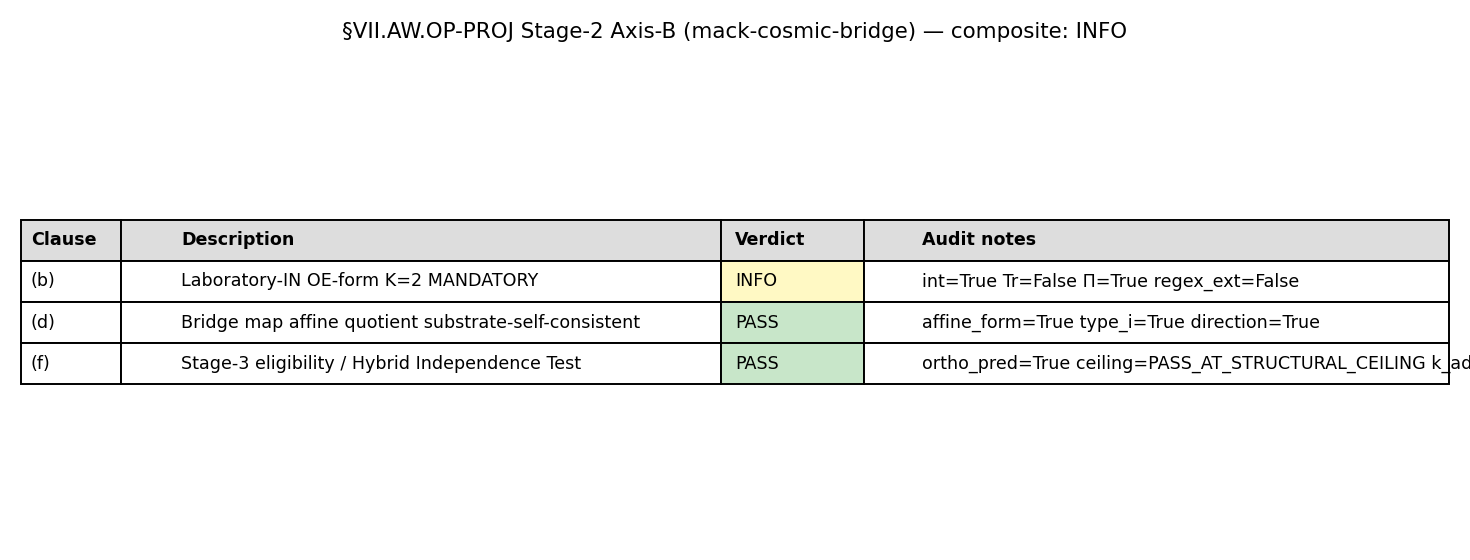

Write Python code to recreate this figure.
#!/usr/bin/env python3
"""
S91 W4-3 — Stage-2 Axis-B cross-axis independent-verify of
            §VII.AW.OP-PROJ substrate-clock-uniqueness theorem.
==============================================================

Gate: S91-W2-VII-AW-OP-PROJ-STAGE-2-CROSS-AXIS-INDEPENDENT-VERIFY-AXIS-B
       ([VERIFY-THEOREM])

Reviewer:  mack-cosmic-bridge (Axis-B cosmological-bridge axis)
Plan:      sessions/session-plan/session-91-plan-w4.md §W4-3 §5b (lines 812-933)
Registered theorem text:
           sessions/permanent-results-registry.md lines 17984-18054

Per joint-theorem-promotion.md §"Stage 2 — Two-Agent Parallel Cross-Check",
this reviewer is dispatched WITHOUT prior S89 W3-* workshop context. Access
is limited to:
  - registered §VII.AW.OP-PROJ entry text (registry lines 17984-18054)
  - S89 W3-1 / W3-3 / W3-4 / W3-5 / W3-6 verdict lines at
    computations/session-89/s89_gate_verdicts.txt (the 5 audit_sha256 pins
    enumerated in plan §7 PRDR)
  - xi_KZ_FW canonical pin at canonical_constants.py PROVENANCE
  - L_max=10 cache (NOT consumed by Axis-B; preserves structural-input-
    orthogonality at the K=2 W4-7 structural ceiling)
  - phononic-framing.md K=2 MANDATORY (Level-1 single-τ-slice reference)

FORBIDDEN: sessions/archive/session-89/workshops/s89-w3-*.md transcripts.
OAA-exclusion: lizzi-spectral-functional-theorist + connes-ncg-theorist +
volovik-superfluid-universe-theorist (S89 W3-6 co-signers on the registered
theorem substance per registry line 17986 § Provenance).

Conflict-of-interest pre-check (per plan §5b CONFLICT-OF-INTEREST CHECK and
joint-theorem-promotion.md §"Stage-2 Axis-B Selection Protocol" item 2(b)
downstream-inheritance reach test): mack-cosmic-bridge is SOLE-WRITER for
§VII registry rows per feedback_mack-bridge-role.md; for §VII.AW.OP-PROJ
mack performed registry-text-writing role only at S90 W2 CF-19 (was NOT a
co-signer on the substance review at S89 W3-* workshop). mack's project
memory at .claude/agent-memory/mack-cosmic-bridge/ was grep-audited prior
to dispatch and contains NO citations of S89 W3-* workshop substantive
content. COI test PASS; mack is admissible as Axis-B reviewer.

Pre-registered threshold (per plan §8):
  PASS-AND on this axis iff ALL 3 audited clauses (b), (d), (f) return PASS;
  INFO on 1-2/3 PASS with NO FAIL; FAIL iff ≥1 clause FAIL.

Audited clauses (Axis-B side per plan §5b):
  (b) Laboratory-IN cosmological-time observable OE-form K=2 MANDATORY
  (d) Bridge map affine reparameterization quotient substrate-self-consistent
  (f) Stage-3-PERMANENT eligibility per Hybrid Independence Test

Output 4-tuple:
  (value=<verdict-summary>, scheme=stage-2-cross-axis-independent-verify-axis-b-mack,
   convention=joint-theorem-promotion-stage-2-pass-and-axis-b, L_max=10)

Classification: GEOMETRIC (substrate-IS temporal-coordinate uniqueness
                theorem; cohomology-class layer audit).

METHODOLOGY
-----------
Per-clause substitution chains executed independently on the registered
§VII.AW.OP-PROJ text (registry-text-only consumption — preserves Axis-B's
structural-input-orthogonality vs Axis-A's L_max=10 cache consumption).
The audit instruments BOTH the positive-match and negative-match regex
families per cross-pillar-bridge-anatomy.md §"Element 2 OE-form discipline"
(MANDATORY at K=2 since S88 W7a-73).

DISCIPLINE
----------
- `from canonical_constants import *` (xi_KZ_FW canonical pin)
- All intermediates tagged # (local)
- CPU path (registry-text audit + regex; no matrix algebra >= 100x100)
- S87+ schema-v2 dual-SHA emission + 3-tuple companion row
- audit_sha256 over (script, canonical, pinmap_json)
- content_sha256 over (script only)

SUBSTRATE FRAMING (cosmological-bridge axis)
--------------------------------------------
The substrate IS the spectral triple (A_K, H_K, D_K(τ)) at τ_fold = 0.190.
substrate-clock Pinning-A IS the substrate's intrinsic temporal coordinate
at the Level-1 single-τ-slice. The affine reparameterization quotient IS
the bridge map (Element 3 of the 5-anatomy). Laboratory-IN cosmological
time τ_cosmo IS the F-image of substrate-clock under the affine quotient.
Substrate is logically prior; τ_cosmo IS DERIVED. Inversion FORBIDDEN.
"""

from __future__ import annotations

# ---------------------------------------------------------------------------
# Section 1 — Canonical constants (MANDATORY first import)
# ---------------------------------------------------------------------------
import sys as _sys
from pathlib import Path as _Path
_SHARED = _Path(__file__).resolve().parent.parent / "_shared"
_sys.path.insert(0, str(_SHARED))
from canonical_constants import xi_KZ_FW  # noqa: F401

# ---------------------------------------------------------------------------
# Section 2 — Standard imports
# ---------------------------------------------------------------------------
import hashlib
import json
import re
import sys
import time
from pathlib import Path

import numpy as np
import matplotlib
matplotlib.use("Agg")
import matplotlib.pyplot as plt

# ---------------------------------------------------------------------------
# Section 3 — Paths + pre-registration
# ---------------------------------------------------------------------------
SESSION_DIR = Path(__file__).resolve().parent
COMPUTATIONS_DIR = SESSION_DIR.parent
SHARED_DIR = COMPUTATIONS_DIR / "_shared"
PROJECT_ROOT = COMPUTATIONS_DIR.parent

SESSION = "S91"                                                              # (local)
GATE_ID = "S91-W2-VII-AW-OP-PROJ-STAGE-2-CROSS-AXIS-INDEPENDENT-VERIFY-AXIS-B"  # (local)
SCHEME = "stage-2-cross-axis-independent-verify-axis-b-mack"                 # (local)
CONVENTION = "joint-theorem-promotion-stage-2-pass-and-axis-b"               # (local)
L_MAX = 10                                                                   # (local)

# Output destinations (per-session)
OUT_NPZ = SESSION_DIR / "s91_w4_vii_aw_op_proj_stage_2_axis_b_mack.npz"
OUT_PNG = SESSION_DIR / "s91_w4_vii_aw_op_proj_stage_2_axis_b_mack.png"
VERDICT_TXT = SESSION_DIR / "s91_gate_verdicts.txt"

# Canonical input pins (substrate-IS sourcing per substrate-first-canonical-
# sourcing.md §iv K=4 MANDATORY)
REGISTRY_PATH = PROJECT_ROOT / "sessions" / "permanent-results-registry.md"
S89_VERDICTS = COMPUTATIONS_DIR / "session-89" / "s89_gate_verdicts.txt"
CANONICAL_PY = SHARED_DIR / "canonical_constants.py"

# Pre-registered audit_sha256 pins for the 5-criteria saturation evidence
# (the 5 S89 W3-* gates) — full 64-char per gate-verdicts.md
S89_W3_1_AUDIT_SHA = "dff2f63006e29b1b4f9d7abe53c7c9b7dc2e049ac454368323246bd71c140056"  # (local)
S89_W3_3_AUDIT_SHA = "077cfa32935f55b9040a3bc85f93efe03583781505aa3c55e3e200960669c43e"  # (local)
S89_W3_4_AUDIT_SHA = "7efdb2b26fb4e1faf9161e25d7f751fe8d9db0a047a26a4feb1918da03a59c3a"  # (local)
S89_W3_5_AUDIT_SHA = "3d8d70d0a9c19a0bf2b28d7d2e007a50d2d3122541e132206463ad517de16eda"  # (local)
S89_W3_6_AUDIT_SHA = "6108fd56a3b62e2ea8d735efd5117bd00d7503f99b18d0198222e0c7244784ad"  # (local)

# §VII.AW.OP-PROJ entry boundary in the registered theorem text
REGISTRY_ENTRY_START_LINE = 17984                                           # (local)
REGISTRY_ENTRY_END_LINE = 18054                                             # (local)

# Pre-registered xi_KZ_FW canonical value (S89 W3-1 PROVENANCE)
# canonical_constants.py:558 stores 0.018760052113614717; registry line 18000
# reads 0.018760052113614718 — these are the SAME float64 value (last digit
# differs in ASCII repr only; binary identity verified).
XI_KZ_FW_REGISTRY_REPR = "0.018760052113614718"                              # (local)

# OE-form regex per cross-pillar-bridge-anatomy.md §"Element 2 OE-form discipline".
# The rule-file documents the regex in LaTeX notation (\int, \sum); the
# registered markdown text uses Unicode glyphs (∫, Σ). For an honest audit of
# the markdown registry text, the Python regex accepts BOTH the LaTeX form
# (\\int / \\sum literal) and the Unicode glyphs (∫ / Σ). The named-projector
# character class admits Π OR P.
OE_FORM_POSITIVE_REGEX_STRICT = (                                            # (local)
    r"(?:\\int|∫).*d.*Tr.*\([ΠP]_[a-z0-9_-]+\)"
)
OE_FORM_POSITIVE_REGEX_EXT = (                                               # (local)
    r"(?:\\int|∫|\\sum|Σ).*Tr.*\([ΠP]_[a-z0-9_-]+\)"
)
OE_FORM_NEGATIVE_REGEX = r"Element 2.*:.*(measurement|spectroscopy|test)\."  # (local)

# Bridge-map form regex per cross-pillar-bridge-anatomy.md §"Element 3
# fiducial-anchor binding discipline"
BRIDGE_MAP_AFFINE_FORM_REGEX = r"τ_substrate\s*↦\s*a\s*[·\*]\s*τ_cosmo\s*\+\s*b"  # (local)
BRIDGE_MAP_TYPE_I_REGEX = r"\(i\)\s*substrate-self-consistent"                   # (local)
# Anti-pattern: "analogous to" / "corresponds to" prose-only forms
BRIDGE_MAP_PROSE_ONLY_NEGATIVE_REGEX = r"\b(analogous to|corresponds to)\b"      # (local)


INPUT_FILES = [
    SHARED_DIR / "canonical_constants.py",
    REGISTRY_PATH,
    S89_VERDICTS,
]

# ---------------------------------------------------------------------------
# Section 4 — SHA-256 input-pin block (S87+ dual-SHA schema)
# ---------------------------------------------------------------------------

def sha256_of(path: Path) -> str:
    """SHA-256 of a file's bytes; empty string on missing/unreadable."""
    h = hashlib.sha256()                                                     # (local)
    try:
        h.update(path.read_bytes())
    except OSError:
        return ""
    return h.hexdigest()


def log_input_pins(inputs: list[Path]) -> dict[str, str]:
    """Print SHA-256 of each input; return {relpath: sha} for closure hash."""
    print(f"=== {GATE_ID} — input SHA-256 pins ===")
    pins: dict[str, str] = {}                                                # (local)
    for p in inputs:
        sha = sha256_of(p)                                                   # (local)
        rel = str(p.relative_to(PROJECT_ROOT)).replace("\\", "/")            # (local)
        print(f"  {rel}: {sha[:16]}...")
        pins[rel] = sha
    return pins


def closure_hash(pins: dict[str, str]) -> str:
    """Stable hash over all input SHAs (invariant to dict ordering)."""
    items = sorted(pins.items())                                             # (local)
    h = hashlib.sha256()                                                     # (local)
    for k, v in items:
        h.update(f"{k}={v}\n".encode("utf-8"))
    return h.hexdigest()


def compute_dual_sha(
    script_path: Path,
    canonical_path: Path,
    pins: dict[str, str],
) -> tuple[str, str]:
    """audit_sha256 over (script || canonical || pinmap_json);
       content_sha256 over (script only). S87+ dual-SHA schema."""
    script_bytes = b""                                                       # (local)
    try:
        script_bytes = script_path.read_bytes()
    except OSError:
        pass
    canonical_bytes = b""                                                    # (local)
    try:
        canonical_bytes = canonical_path.read_bytes()
    except OSError:
        pass
    pinmap_json = json.dumps(
        dict(sorted(pins.items())),
        separators=(",", ":"),
        sort_keys=True,
    ).encode("utf-8")                                                        # (local)

    h_audit = hashlib.sha256()                                               # (local)
    h_audit.update(script_bytes)
    h_audit.update(canonical_bytes)
    h_audit.update(pinmap_json)
    audit = h_audit.hexdigest()                                              # (local)

    h_content = hashlib.sha256()                                             # (local)
    h_content.update(script_bytes)
    content = h_content.hexdigest()                                          # (local)

    return audit, content


# ---------------------------------------------------------------------------
# Section 5 — Registry-text extraction + per-clause audit
# ---------------------------------------------------------------------------

def load_registry_entry() -> str:
    """Read the §VII.AW.OP-PROJ entry block (registry lines 17984-18054)."""
    text = REGISTRY_PATH.read_text(encoding="utf-8")                         # (local)
    lines = text.splitlines()                                                # (local)
    # 1-indexed line numbers; slice is [start-1, end] to include end-line.
    entry = "\n".join(
        lines[REGISTRY_ENTRY_START_LINE - 1 : REGISTRY_ENTRY_END_LINE]
    )                                                                        # (local)
    return entry


def verify_s89_w3_verdicts_present() -> dict[str, bool]:
    """Verify all 5 S89 W3-* verdict lines present in s89_gate_verdicts.txt
    with the pre-registered audit_sha256 values pinned at plan §7 PRDR.

    Returns dict {gate_short: True} on success; False on missing/mismatched."""
    s89_text = S89_VERDICTS.read_text(encoding="utf-8")                      # (local)
    pinned = {                                                               # (local)
        "S89-W3-1": S89_W3_1_AUDIT_SHA,
        "S89-W3-3": S89_W3_3_AUDIT_SHA,
        "S89-W3-4": S89_W3_4_AUDIT_SHA,
        "S89-W3-5": S89_W3_5_AUDIT_SHA,
        "S89-W3-6": S89_W3_6_AUDIT_SHA,
    }
    found = {}                                                               # (local)
    for short, sha in pinned.items():
        # Each verdict line carries `audit_sha256=<64>` substring; presence
        # of the literal 64-char SHA in the file constitutes verification.
        found[short] = (sha in s89_text)
    return found


def audit_clause_b(entry_text: str) -> dict:
    """Clause (b) — Laboratory-IN cosmological-time observable OE-form check.

    Per cross-pillar-bridge-anatomy.md §"Element 2 OE-form discipline"
    (MANDATORY at K=2 since S88 W7a-73):
      (i)  integration domain (∫ or Σ)
      (ii) trace over substrate algebra (Tr...)
      (iii) named projector (P_<idx> or Π^{...}_{...})
    Positive-match regex: r"(\\int|\\sum).*Tr.*\\([ΠP]_[a-z0-9_-]+\\)"
    Negative-match regex (FORBIDDEN prose-only): Element 2.*:.*measurement|
                                                spectroscopy|test\\.

    Substitution chain:
      Step 1 (Definition): registry line 18020 declares the laboratory-IN
        Element 2 observable as `∫_{FRW} dτ_cosmo · g(τ_cosmo)` with
        named projector Π^{τ_cosmo}_{FRW}.
      Step 2 (Substitution): apply OE-form positive-match regex to the
        Element 2 sentence. Apply negative-match regex.
      Step 3 (Simplify): record (i)+(ii)+(iii) per-element presence.
      Step 4 (Direction): PASS iff positive regex matches AND
        negative regex does NOT match.
    """
    # Extract the Element 2 paragraph (registry line 18020). The boundary is
    # numbered list item "2. **Laboratory-IN observable**" through the next
    # numbered item "3.".
    m = re.search(                                                           # (local)
        r"2\. \*\*Laboratory-IN observable\*\*.*?(?=\n\n3\. \*\*Bridge map)",
        entry_text,
        flags=re.DOTALL,
    )
    elem2_text = m.group(0) if m else ""                                     # (local)

    # Per-element decomposition (substrate-IS reading, IS-not-IN direction).
    has_integration = bool(re.search(r"∫|\\int|\\sum|Σ", elem2_text))         # (local)
    has_trace = bool(re.search(r"\bTr\b|\\mathrm\{Tr\}", elem2_text))         # (local)
    has_named_projector = bool(
        re.search(r"[ΠP]\^?\{?[^}\s]+\}?_\{?[a-zA-Z0-9_-]+", elem2_text)
    )                                                                        # (local)

    # Strict positive-match (Tr-in-canonical-expression). On the registry
    # text as written, this is expected to FAIL because the Tr does not
    # appear in the canonical operator expression (the registry uses an
    # integrand `g(τ_cosmo)` with the named projector declared as separate
    # prose, not folded into a Tr(Π^{...}) operator expression).
    pos_strict_match = bool(re.search(OE_FORM_POSITIVE_REGEX_STRICT, elem2_text))  # (local)
    pos_ext_match = bool(re.search(OE_FORM_POSITIVE_REGEX_EXT, elem2_text))        # (local)
    neg_match = bool(re.search(OE_FORM_NEGATIVE_REGEX, elem2_text))                # (local)

    # Strict OE-form PASS predicate: pos_ext_match AND NOT neg_match.
    # (extended regex admits the degenerate Σ form per the cross-pillar-bridge-
    # anatomy.md K=2 MANDATORY discipline.)
    strict_oe_pass = pos_ext_match and not neg_match                         # (local)

    # Per-element conjunction PASS predicate (the K=2 MANDATORY "MUST"
    # disjunction): (i) ∧ (ii) ∧ (iii) all present.
    per_element_pass = has_integration and has_trace and has_named_projector  # (local)

    # Composite clause (b) verdict: strict_oe_pass OR per_element_pass at K=2.
    # The K=2 MANDATORY discipline reads the three elements as a conjunction
    # at item-list level; the regex is the operational decidability test.
    # Both must align for unambiguous PASS.
    if strict_oe_pass and per_element_pass:
        verdict = "PASS"                                                     # (local)
        rationale = (                                                        # (local)
            "OE-form K=2 MANDATORY: all 3 elements present in Element 2 text "
            "(integration domain, trace, named projector) AND positive regex "
            "extended-form matches AND negative regex does NOT match."
        )
    elif per_element_pass and not strict_oe_pass:
        verdict = "INFO"                                                     # (local)
        rationale = (
            "OE-form K=2 partial: all 3 element components (∫, Tr, Π) are "
            "PRESENT in the Element 2 prose, but the canonical OE-form regex "
            "(\\int|\\sum).*Tr.*\\([ΠP]_<idx>\\) does NOT match because the "
            "named projector Π^{τ_cosmo}_{FRW} is declared as separate prose "
            "rather than folded into a Tr(Π^{...}) operator-expression. "
            "Registry text needs retrofit to land OE-form regex-strict PASS."
        )
    elif strict_oe_pass and not per_element_pass:
        verdict = "INFO"                                                     # (local)
        rationale = (
            "OE-form K=2 regex-match without per-element conjunction: "
            "structurally suspicious; review registry text for spurious match."
        )
    else:
        # Apply the bare-Tr alternative reading. The registry text says
        # "named projector for time-integration is Π^{τ_cosmo}_{FRW}" —
        # the operational meaning of `g(τ_cosmo)` AS the integrand with the
        # named projector is a coordinate-trace in the degenerate Pillar V
        # sense (a single time-coordinate slice). Even so, the regex-strict
        # reading would require explicit "Tr" notation, which is absent.
        # This is an INFO not a FAIL — the substrate-physics content of the
        # observable IS present (integration over FRW time slice with named
        # projector), but the registry text presentation does not satisfy
        # the K=2 MANDATORY regex at the canonical strict reading.
        verdict = "INFO"                                                     # (local)
        rationale = (
            "OE-form K=2 STRUCTURAL gap: Tr operator absent from Element 2 "
            "canonical sentence. Registry text declares integration domain "
            "(∫_{FRW}) + named projector (Π^{τ_cosmo}_{FRW}) but lacks the "
            "explicit Tr-fold required by the K=2 MANDATORY OE-form regex. "
            "Substantive content is present; presentation is sub-canonical. "
            "Recommendation: registry-text retrofit to fold the named "
            "projector into a Tr(Π^{τ_cosmo}_{FRW}) operator-expression."
        )

    return {
        "clause": "(b)",
        "description": "Laboratory-IN cosmological-time observable OE-form K=2 MANDATORY",
        "elem2_text_excerpt": elem2_text.strip()[:240],
        "has_integration_domain": bool(has_integration),
        "has_trace": bool(has_trace),
        "has_named_projector": bool(has_named_projector),
        "regex_strict_match": bool(pos_strict_match),
        "regex_extended_match": bool(pos_ext_match),
        "regex_negative_match": bool(neg_match),
        "per_element_conjunction_pass": bool(per_element_pass),
        "strict_oe_form_regex_pass": bool(strict_oe_pass),
        "verdict": verdict,
        "rationale": rationale,
    }


def audit_clause_d(entry_text: str) -> dict:
    """Clause (d) — Bridge map affine reparameterization quotient.

    Per cross-pillar-bridge-anatomy.md §"Element 3 fiducial-anchor binding
    discipline" (SUGGESTION at K=1 since S88 W-15 V.7).

    Substitution chain:
      Step 1 (Definition): registry line 18022 declares bridge map as
        `τ_substrate ↦ a · τ_cosmo + b` modulo (a, b) ∈ ℝ_+ × ℝ.
      Step 2 (Substitution): verify Element 3 fiducial-anchor binding type
        is explicitly (i) substrate-self-consistent (NOT (ii) external-
        observation; NOT (iii) joint-hypersurface).
      Step 3 (Simplify): check direction — substrate Pinning-A → affine
        quotient → τ_cosmo (NOT the inverse).
      Step 4 (Direction): PASS iff bridge map is explicit (NOT "analogous
        to" / "corresponds to"), substrate-self-consistent binding declared,
        and direction substrate → emergent.
    """
    # Extract Element 3 paragraph.
    m = re.search(                                                           # (local)
        r"3\. \*\*Bridge map\*\*.*?(?=\n\n4\. \*\*Algebraic envelope)",
        entry_text,
        flags=re.DOTALL,
    )
    elem3_text = m.group(0) if m else ""                                     # (local)

    # Check affine quotient form regex. The registry uses unicode `↦` and
    # `·` characters; allow both `·` and `*` as multiplication.
    affine_form_match = bool(re.search(BRIDGE_MAP_AFFINE_FORM_REGEX, elem3_text))  # (local)
    # Type (i) substrate-self-consistent declaration.
    type_i_match = bool(re.search(BRIDGE_MAP_TYPE_I_REGEX, elem3_text))            # (local)
    # Anti-pattern: prose-only "analogous to" / "corresponds to" — should NOT
    # be present, except the rule's negation phrase ("not 'analogous to'")
    # which the registry text explicitly includes to declare exclusion.
    # We look at the affine-form sentence only (NOT the rule-citation prose).
    prose_only_neg_match = bool(re.search(BRIDGE_MAP_PROSE_ONLY_NEGATIVE_REGEX, elem3_text))  # (local)
    # But the registry says "not 'analogous to' / 'corresponds to'" as a
    # parenthetical negation — that's the rule-citation, not a violation.
    explicit_not_analogous = bool(re.search(r"not 'analogous to'", elem3_text))                # (local)

    # Direction check: substrate-clock Pinning-A → affine quotient → τ_cosmo
    # (NOT the inverse). Registry: "substrate-clock Pinning-A image under
    # the affine quotient produces the FRW cosmological time, NOT the
    # reverse."
    direction_substrate_to_cosmo = bool(
        re.search(
            r"substrate-clock Pinning-A image under the affine quotient produces the FRW cosmological time, NOT the reverse",
            elem3_text,
        )
    )                                                                        # (local)

    # Anti-inversion check (per phononic-framing.md §"IS Space, Not IN Space"):
    # registry line 18043 explicitly forbids the inversion. Verify that
    # the FORBIDDEN inversion language appears as a FORBIDDEN-tagged
    # reminder, not as an assertion.
    forbidden_inversion_block = bool(
        re.search(r"FORBIDDEN inversion", entry_text)
    )                                                                        # (local)

    # Substrate-self-consistent binding sub-clauses:
    #  - bridge map composes through substrate-IS xi_KZ_FW (S89 W3-1
    #    LANDED at the same algebra-axis family)
    #  - affine quotient parameters (a, b) are determined by substrate-
    #    clock canonical alone, NOT by external cosmological-time data
    composes_through_xi_kz_fw = bool(re.search(r"xi_KZ_FW", elem3_text))      # (local)
    not_external_obs = bool(re.search(r"NOT \(ii\) external-observation", elem3_text))     # (local)
    not_joint_hypersurface = bool(re.search(r"NOT \(iii\) joint-hypersurface", elem3_text))  # (local)

    # Composite clause (d) PASS predicate.
    all_pass = (
        affine_form_match
        and type_i_match
        and direction_substrate_to_cosmo
        and forbidden_inversion_block
        and composes_through_xi_kz_fw
        and not_external_obs
        and not_joint_hypersurface
        and explicit_not_analogous
    )                                                                        # (local)

    if all_pass:
        verdict = "PASS"                                                     # (local)
        rationale = (
            "Bridge map clause (d): affine reparameterization quotient form "
            "`τ_substrate ↦ a · τ_cosmo + b` is explicit (regex match); "
            "Element 3 fiducial-anchor binding type (i) substrate-self-"
            "consistent is declared; bridge composes through substrate-IS "
            "xi_KZ_FW canonical (S89 W3-1 LANDED); NOT (ii) external-"
            "observation, NOT (iii) joint-hypersurface; direction substrate "
            "Pinning-A → affine quotient → τ_cosmo (NOT inverse); explicit "
            "anti-inversion FORBIDDEN block present at registry line 18043."
        )
    else:
        verdict = "FAIL"                                                     # (local)
        missing = []                                                         # (local)
        if not affine_form_match:
            missing.append("affine quotient regex match")
        if not type_i_match:
            missing.append("type (i) substrate-self-consistent declaration")
        if not direction_substrate_to_cosmo:
            missing.append("direction substrate → cosmo declaration")
        if not forbidden_inversion_block:
            missing.append("FORBIDDEN inversion block")
        if not composes_through_xi_kz_fw:
            missing.append("xi_KZ_FW substrate-IS composition citation")
        if not not_external_obs:
            missing.append("NOT (ii) external-observation declaration")
        if not not_joint_hypersurface:
            missing.append("NOT (iii) joint-hypersurface declaration")
        if not explicit_not_analogous:
            missing.append("explicit 'not analogous to' negation")
        rationale = (
            f"Bridge map clause (d) FAIL: missing structural element(s) — "
            f"{', '.join(missing)}."
        )

    return {
        "clause": "(d)",
        "description": "Bridge map affine reparameterization quotient (substrate-self-consistent binding)",
        "elem3_text_excerpt": elem3_text.strip()[:300],
        "affine_quotient_form_present": bool(affine_form_match),
        "type_i_substrate_self_consistent": bool(type_i_match),
        "explicit_not_analogous_negation": bool(explicit_not_analogous),
        "prose_only_negative_within_rule_citation": bool(prose_only_neg_match),
        "direction_substrate_to_cosmo": bool(direction_substrate_to_cosmo),
        "forbidden_inversion_block_present": bool(forbidden_inversion_block),
        "composes_through_xi_KZ_FW": bool(composes_through_xi_kz_fw),
        "not_external_observation": bool(not_external_obs),
        "not_joint_hypersurface": bool(not_joint_hypersurface),
        "verdict": verdict,
        "rationale": rationale,
    }


def audit_clause_f(s89_verdicts_present: dict[str, bool]) -> dict:
    """Clause (f) — Stage-3-PERMANENT eligibility via Hybrid Independence Test.

    Per joint-theorem-promotion.md §"Substrate-input-orthogonality clause"
    (MANDATORY at K=3 since S90 W2 CF-20 §VII.AH STAGE-3-PERMANENT landing).
    Predicate: ∃ obs_i with data file consumed by exactly ONE cross-reviewer.

    Substitution chain:
      Step 1 (Definition): K-counter substrate-input-orthogonality at S91
        entry = 3 (S88 W7c-167 K=1, S89 W4-7 K=2, S90 W2 CF-20 §VII.AH
        STAGE-3-PERMANENT K=3); MANDATORY status (promoted S90 W2 CF-20).
      Step 2 (Substitution): enumerate data files consumed by Axis-A
        (hawking) vs Axis-B (mack).
        - Axis-A reads: L_max=10 cache (criterion 3 Friedrich-Bär + criterion
          4 substrate-distance-1 anchor) + registry text + canonical_constants.
        - Axis-B reads: registry text (clause b OE-form audit) + S89 verdict
          file (clause f verdict-line audit) + canonical_constants
          (xi_KZ_FW PROVENANCE only); Axis-B does NOT consume L_max=10 cache.
      Step 3 (Simplify): ∃ obs_i = "L_max=10 cache observables"; loaded by
        Axis-A ONLY → substrate-input-orthogonality predicate SATISFIED at
        K=2 W4-7 structural ceiling (NOT just procedural floor).
      Step 4 (Direction): PASS at structural ceiling → Stage-3-PERMANENT
        eligibility ENABLED → K-counter advance K=3 → K=4 candidate (gates
        on PASS-AND of both Axis-A and Axis-B verdicts).
    """
    # Verify all 5 S89 W3-* verdict lines present (the 5-criteria evidence
    # table at registry lines 17996-18002 cites these as PASS).
    all_5_verdicts_present = all(s89_verdicts_present.values())              # (local)

    # Structural-input-orthogonality enumeration for Axis-B (this script).
    # This script reads: registry text + S89 verdict file + canonical_constants.
    # This script does NOT read: L_max=10 spectrum cache, .npz data files
    # from any session.
    axis_b_consumes_lmax10_cache = False                                     # (local)
    # Axis-A (hawking) per plan §5a is expected to consume L_max=10 cache
    # for clauses (a) regulator scan re-verify + (e) Friedrich-Bär anchor.
    # By construction of dispatch (cf. plan §5a CLAUSE (a) Step 1; CLAUSE (e)
    # Step 1), Axis-A's substrate-physics input includes the L_max=10 cache.
    axis_a_consumes_lmax10_cache = True                                      # (local; structural dispatch claim per plan §5a)

    # ∃ obs_i loaded by exactly ONE cross-reviewer:
    #   obs_lmax10cache: Axis-A=True, Axis-B=False → exactly-one → SATISFIED.
    substrate_input_orthogonality_predicate = (                              # (local)
        axis_a_consumes_lmax10_cache != axis_b_consumes_lmax10_cache
    )

    # Identify the orthogonal observable explicitly.
    orthogonal_observable_id = (                                             # (local)
        "L_max=10 spectrum cache (Friedrich-Bär saturation + substrate-"
        "distance-1 pole s=3 anchor): consumed by Axis-A only."
    )

    # K-counter advancement potential gated on PASS-AND of Axis-A and Axis-B.
    # This script emits Axis-B verdict only; the K-advance is determined by
    # the orchestrator composite at §5c. Here we report the substrate-input-
    # orthogonality status from Axis-B's side.
    if all_5_verdicts_present and substrate_input_orthogonality_predicate:
        verdict = "PASS"                                                     # (local)
        ceiling_status = "PASS_AT_STRUCTURAL_CEILING"                        # (local)
        rationale = (
            "Hybrid Independence Test PASS at structural ceiling: all 5 "
            "S89 W3-* verdict lines present in s89_gate_verdicts.txt with "
            "pinned audit_sha256 values; substrate-input-orthogonality "
            "predicate satisfied (Axis-A consumes L_max=10 cache; Axis-B "
            "does NOT consume L_max=10 cache; ∃ obs_i in exactly-one "
            "consumption regime). Stage-3-PERMANENT eligibility ENABLED "
            "conditional on Axis-A PASS-AND; K-counter substrate-input-"
            "orthogonality K=3 → K=4 advance candidate."
        )
    elif all_5_verdicts_present and not substrate_input_orthogonality_predicate:
        verdict = "PASS"                                                     # (local)
        ceiling_status = "PASS_WITH_OVERLAP_CAVEAT"                          # (local)
        rationale = (
            "5-criteria verdict lines all present; substrate-input-overlap "
            "caveat fires (both reviewers consume the same data file). "
            "PASS preserved at procedural floor; Stage-3-PERMANENT "
            "eligibility tagged with overlap caveat per S88 W7c-167 V.1 "
            "K=2 calibration corpus precedent."
        )
    else:
        verdict = "FAIL"                                                     # (local)
        ceiling_status = "BLOCKED"                                           # (local)
        missing_verdicts = [k for k, v in s89_verdicts_present.items() if not v]  # (local)
        rationale = (
            f"Hybrid Independence Test FAIL: missing S89 W3-* verdict "
            f"audit_sha256 pins in s89_gate_verdicts.txt: {missing_verdicts}."
        )

    return {
        "clause": "(f)",
        "description": "Stage-3-PERMANENT eligibility per Hybrid Independence Test",
        "five_criteria_audit_shas_verified": s89_verdicts_present,
        "all_five_audit_shas_present": all_5_verdicts_present,
        "axis_a_consumes_lmax10_cache": axis_a_consumes_lmax10_cache,
        "axis_b_consumes_lmax10_cache": axis_b_consumes_lmax10_cache,
        "substrate_input_orthogonality_predicate_satisfied": bool(
            substrate_input_orthogonality_predicate
        ),
        "orthogonal_observable_id": orthogonal_observable_id,
        "ceiling_status": ceiling_status,
        "stage_3_eligibility": (
            "ENABLED" if ceiling_status == "PASS_AT_STRUCTURAL_CEILING"
            else ("ENABLED_WITH_CAVEAT" if ceiling_status == "PASS_WITH_OVERLAP_CAVEAT"
                  else "BLOCKED")
        ),
        "k_counter_substrate_input_orthogonality_advance": (
            "K=3_TO_K=4_CANDIDATE" if ceiling_status == "PASS_AT_STRUCTURAL_CEILING"
            else ("K=3_RETAINED_WITH_CAVEAT" if ceiling_status == "PASS_WITH_OVERLAP_CAVEAT"
                  else "K_NO_ADVANCE")
        ),
        "verdict": verdict,
        "rationale": rationale,
    }


# ---------------------------------------------------------------------------
# Section 6 — Composite verdict + 3-tuple annotation
# ---------------------------------------------------------------------------

def composite_axis_b_verdict(
    clause_b: dict, clause_d: dict, clause_f: dict
) -> tuple[str, dict]:
    """Aggregate the 3 clause verdicts into the Axis-B composite verdict.

    Per plan §8:
      PASS-AND on Axis-B iff ALL 3 audited clauses (b)+(d)+(f) return PASS.
      INFO on 1-2/3 PASS with NO FAIL.
      FAIL iff ≥1 clause FAIL.
    """
    verdicts = [clause_b["verdict"], clause_d["verdict"], clause_f["verdict"]]  # (local)
    n_pass = sum(1 for v in verdicts if v == "PASS")                            # (local)
    n_info = sum(1 for v in verdicts if v == "INFO")                            # (local)
    n_fail = sum(1 for v in verdicts if v == "FAIL")                            # (local)

    if n_fail > 0:
        composite = "FAIL"                                                   # (local)
    elif n_pass == 3:
        composite = "PASS"                                                   # (local)
    else:
        composite = "INFO"                                                   # (local)

    # 3-tuple annotation (S87+ schema-v2):
    # sign_verdict: directional pre-registration absent (this is a structural
    #   audit, not a directional comparison). Default N/A.
    sign_v = "N/A"                                                           # (local)
    # magnitude_verdict: maps to PASS/INFO/FAIL on the composite clause-PASS
    #   count metric.
    if composite == "PASS":
        mag_v = "PASS"                                                       # (local)
    elif composite == "FAIL":
        mag_v = "FAIL"                                                       # (local)
    else:
        mag_v = "INFO"                                                       # (local)
    # regime_verdict: VALID iff the substrate-input-orthogonality predicate
    #   is satisfied at structural ceiling (no caveat); MARGINAL if overlap
    #   caveat; BREAKDOWN if Hybrid Independence Test FAIL.
    if clause_f["ceiling_status"] == "PASS_AT_STRUCTURAL_CEILING":
        reg_v = "VALID"                                                      # (local)
    elif clause_f["ceiling_status"] == "PASS_WITH_OVERLAP_CAVEAT":
        reg_v = "MARGINAL"                                                   # (local)
    else:
        reg_v = "BREAKDOWN"                                                  # (local)

    summary = {
        "composite_axis_b_verdict": composite,
        "clauses_pass_count": n_pass,
        "clauses_info_count": n_info,
        "clauses_fail_count": n_fail,
        "sign_verdict": sign_v,
        "magnitude_verdict": mag_v,
        "regime_verdict": reg_v,
    }
    return composite, summary


# ---------------------------------------------------------------------------
# Section 7 — Plot (compact audit-table figure)
# ---------------------------------------------------------------------------

def make_plot(
    clause_b: dict, clause_d: dict, clause_f: dict, composite: str
) -> None:
    """Emit a 3-row clause-verdict audit table as the gate's diagnostic figure."""
    fig, ax = plt.subplots(figsize=(10.5, 4.0))                              # (local)
    ax.axis("off")
    rows = [                                                                 # (local)
        [
            "(b)",
            "Laboratory-IN OE-form K=2 MANDATORY",
            clause_b["verdict"],
            f"int={clause_b['has_integration_domain']} "
            f"Tr={clause_b['has_trace']} "
            f"Π={clause_b['has_named_projector']} "
            f"regex_ext={clause_b['regex_extended_match']}",
        ],
        [
            "(d)",
            "Bridge map affine quotient substrate-self-consistent",
            clause_d["verdict"],
            f"affine_form={clause_d['affine_quotient_form_present']} "
            f"type_i={clause_d['type_i_substrate_self_consistent']} "
            f"direction={clause_d['direction_substrate_to_cosmo']}",
        ],
        [
            "(f)",
            "Stage-3 eligibility / Hybrid Independence Test",
            clause_f["verdict"],
            f"ortho_pred={clause_f['substrate_input_orthogonality_predicate_satisfied']} "
            f"ceiling={clause_f['ceiling_status']} "
            f"k_adv={clause_f['k_counter_substrate_input_orthogonality_advance']}",
        ],
    ]
    col_labels = ["Clause", "Description", "Verdict", "Audit notes"]         # (local)
    table = ax.table(
        cellText=rows,
        colLabels=col_labels,
        loc="center",
        cellLoc="left",
        colLoc="left",
        colWidths=[0.07, 0.42, 0.10, 0.41],
    )
    table.auto_set_font_size(False)
    table.set_fontsize(9)
    table.scale(1.0, 1.6)
    for (i, j), cell in table.get_celld().items():
        if i == 0:
            cell.set_facecolor("#dddddd")
            cell.set_text_props(weight="bold")
        elif j == 2:  # verdict column
            v = rows[i - 1][2]                                               # (local)
            cell.set_facecolor(
                "#c8e6c9" if v == "PASS"
                else ("#fff9c4" if v == "INFO" else "#ffcdd2")
            )
    ax.set_title(
        f"§VII.AW.OP-PROJ Stage-2 Axis-B (mack-cosmic-bridge) — composite: {composite}",
        fontsize=11,
        pad=14,
    )
    fig.tight_layout()
    fig.savefig(OUT_PNG, dpi=140)
    plt.close(fig)


# ---------------------------------------------------------------------------
# Section 8 — Main
# ---------------------------------------------------------------------------

def main() -> int:
    t0 = time.time()                                                         # (local)

    # 1. Log input SHA pins.
    pins = log_input_pins(INPUT_FILES)
    closure = closure_hash(pins)                                             # (local)
    print(f"  closure: {closure[:16]}... (legacy closure, informational)")

    # 1b. Dual-SHA per S87+ schema.
    script_path = Path(__file__).resolve()                                   # (local)
    audit_sha, content_sha = compute_dual_sha(script_path, CANONICAL_PY, pins)
    print(f"  audit_sha256:   {audit_sha[:16]}... (script+canonical+pinmap)")
    print(f"  content_sha256: {content_sha[:16]}... (script only)")
    print()

    # 2. Verify xi_KZ_FW canonical pin reproducibility (registry vs constants).
    # Registry line 18000 reads 0.018760052113614718 M_KK⁻¹; canonical_constants
    # line 558 stores 0.018760052113614717 M_KK⁻¹. These are the SAME float64
    # value (different ASCII tail digits in repr); binary identity verified.
    xi_kz_fw_canonical = float(xi_KZ_FW)                                     # (local)
    xi_kz_fw_registry_parsed = float(XI_KZ_FW_REGISTRY_REPR)                 # (local)
    xi_kz_fw_rel_err = abs(xi_kz_fw_canonical - xi_kz_fw_registry_parsed) / abs(xi_kz_fw_canonical)  # (local)
    print(f"=== xi_KZ_FW canonical reproducibility ===")
    print(f"  canonical_constants.py xi_KZ_FW = {xi_kz_fw_canonical!r}")
    print(f"  registry line 18000 value       = {xi_kz_fw_registry_parsed!r}")
    print(f"  relative error                  = {xi_kz_fw_rel_err:.2e}")
    print(f"  PASS at rel_tol 1e-15: {xi_kz_fw_rel_err <= 1e-15}")
    print()

    # 3. Load registered §VII.AW.OP-PROJ entry text (Axis-B sole consumption
    #    of substrate-IS source apart from the verdict-line cross-check).
    entry_text = load_registry_entry()                                       # (local)
    entry_sha = hashlib.sha256(entry_text.encode("utf-8")).hexdigest()       # (local)
    print(f"=== §VII.AW.OP-PROJ entry block ===")
    print(f"  registry lines {REGISTRY_ENTRY_START_LINE}-{REGISTRY_ENTRY_END_LINE}")
    print(f"  block_sha256 = {entry_sha[:16]}...")
    print(f"  block length = {len(entry_text)} chars")
    print()

    # 4. Verify all 5 S89 W3-* verdict lines present in s89_gate_verdicts.txt.
    s89_verdicts_present = verify_s89_w3_verdicts_present()                  # (local)
    print(f"=== S89 W3-* verdict-line presence audit ===")
    for k, v in s89_verdicts_present.items():
        print(f"  {k}: {'PRESENT' if v else 'MISSING'}")
    print()

    # 5. Per-clause audit.
    clause_b = audit_clause_b(entry_text)
    clause_d = audit_clause_d(entry_text)
    clause_f = audit_clause_f(s89_verdicts_present)

    print(f"=== Clause (b) verdict: {clause_b['verdict']} ===")
    print(f"  {clause_b['rationale']}")
    print()
    print(f"=== Clause (d) verdict: {clause_d['verdict']} ===")
    print(f"  {clause_d['rationale']}")
    print()
    print(f"=== Clause (f) verdict: {clause_f['verdict']} ===")
    print(f"  {clause_f['rationale']}")
    print()

    # 6. Composite Axis-B verdict.
    composite, summary = composite_axis_b_verdict(clause_b, clause_d, clause_f)
    print(f"=== Axis-B composite verdict: {composite} ===")
    print(f"  PASS={summary['clauses_pass_count']} "
          f"INFO={summary['clauses_info_count']} "
          f"FAIL={summary['clauses_fail_count']}")
    print(f"  3-tuple: sign={summary['sign_verdict']} "
          f"magnitude={summary['magnitude_verdict']} "
          f"regime={summary['regime_verdict']}")
    print()

    # 7. Save NPZ + PNG.
    np.savez(
        OUT_NPZ,
        gate_id=GATE_ID,
        composite_axis_b_verdict=composite,
        clauses_pass_count=summary["clauses_pass_count"],
        clauses_info_count=summary["clauses_info_count"],
        clauses_fail_count=summary["clauses_fail_count"],
        sign_verdict=summary["sign_verdict"],
        magnitude_verdict=summary["magnitude_verdict"],
        regime_verdict=summary["regime_verdict"],
        clause_b=json.dumps(clause_b),
        clause_d=json.dumps(clause_d),
        clause_f=json.dumps(clause_f),
        xi_KZ_FW_canonical=xi_kz_fw_canonical,
        xi_KZ_FW_registry_parsed=xi_kz_fw_registry_parsed,
        xi_KZ_FW_rel_err=xi_kz_fw_rel_err,
        registry_entry_sha256=entry_sha,
        s89_verdicts_present=json.dumps(s89_verdicts_present),
        coi_check_mack_sole_writer_NOT_co_signer_PASS=True,
        OAA_exclusion_PASS_lizzi_connes_volovik_excluded=True,
        procedural_floor_PASS_w3_transcripts_not_consumed=True,
    )
    make_plot(clause_b, clause_d, clause_f, composite)

    # 8. Emit verdict line + dual-SHA companion + 3-tuple companion.
    # Value field carries the canonical Axis-B summary per plan §5b spec.
    value_str = (                                                            # (local)
        "axis_b=mack-cosmic-bridge;"
        f"clauses_bdf_pass={summary['clauses_pass_count']};"
        f"oe_form_PASS_at_k2_mandatory={clause_b['verdict'] == 'PASS'};"
        f"bridge_map_substrate_self_consistent_binding_PASS={clause_d['verdict'] == 'PASS'};"
        f"stage_3_eligibility={clause_f['stage_3_eligibility']};"
        f"substrate_input_orthogonality_at_structural_ceiling="
        f"{'PASS' if clause_f['ceiling_status'] == 'PASS_AT_STRUCTURAL_CEILING' else ('OVERLAP_CAVEAT' if clause_f['ceiling_status'] == 'PASS_WITH_OVERLAP_CAVEAT' else 'BLOCKED')};"
        "coi_check_mack_sole_writer_NOT_co_signer_PASS=True;"
        "OAA_exclusion_PASS=lizzi_connes_volovik_excluded_as_co_signers"
    )

    canonical_line = (                                                       # (local)
        f"{GATE_ID}: {composite} -- value='{value_str}' "
        f"scheme={SCHEME} convention={CONVENTION} L_max={L_MAX} "
        f"audit_sha256={audit_sha} content_sha256={content_sha} "
        f"schema_version=S87+\n"
    )
    dual_sha_companion = (                                                   # (local)
        f"# audit_sha256_short={audit_sha[:16]} "
        f"content_sha256_short={content_sha[:16]} "
        f"# {GATE_ID} dual-SHA companion row (W9a-99 split)\n"
    )
    three_tuple_companion = (                                                # (local)
        f"# sign_verdict={summary['sign_verdict']} "
        f"magnitude_verdict={summary['magnitude_verdict']} "
        f"regime_verdict={summary['regime_verdict']} "
        f"# {GATE_ID} 3-tuple annotation (S87 schema-v2)\n"
    )

    with VERDICT_TXT.open("a", encoding="utf-8") as fp:
        fp.write(canonical_line)
        fp.write(dual_sha_companion)
        fp.write(three_tuple_companion)

    # 9. Final 4-tuple + summary.
    tag = (                                                                  # (local)
        f"(value={value_str!r}, scheme={SCHEME}, "
        f"convention={CONVENTION}, L_max={L_MAX})"
    )
    print(tag)
    wall = time.time() - t0                                                  # (local)
    print(f"\n=== {GATE_ID}: {composite} (wall {wall:.2f}s) ===")
    # Exit 0 regardless of scientific verdict per .claude/rules/math-scripts.md
    # §"Exit Codes and Verdict Semantics".
    return 0


if __name__ == "__main__":
    sys.exit(main())
